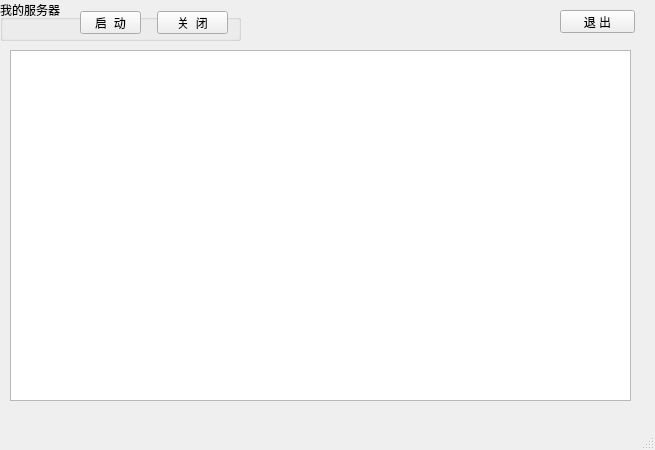
<?xml version="1.0" encoding="UTF-8"?>
<ui version="4.0">
 <class>MainWindow</class>
 <widget class="QMainWindow" name="MainWindow">
  <property name="geometry">
   <rect>
    <x>0</x>
    <y>0</y>
    <width>655</width>
    <height>450</height>
   </rect>
  </property>
  <property name="windowTitle">
   <string>我的服务器</string>
  </property>
  <widget class="QWidget" name="centralwidget">
   <widget class="QGroupBox" name="groupBox">
    <property name="geometry">
     <rect>
      <x>0</x>
      <y>0</y>
      <width>241</width>
      <height>41</height>
     </rect>
    </property>
    <property name="title">
     <string>我的服务器</string>
    </property>
    <widget class="QPushButton" name="pB_start">
     <property name="geometry">
      <rect>
       <x>80</x>
       <y>11</y>
       <width>61</width>
       <height>23</height>
      </rect>
     </property>
     <property name="text">
      <string>启  动</string>
     </property>
    </widget>
    <widget class="QPushButton" name="pB_close">
     <property name="geometry">
      <rect>
       <x>157</x>
       <y>11</y>
       <width>71</width>
       <height>23</height>
      </rect>
     </property>
     <property name="text">
      <string>关  闭</string>
     </property>
    </widget>
   </widget>
   <widget class="QPushButton" name="pB_exit">
    <property name="geometry">
     <rect>
      <x>560</x>
      <y>10</y>
      <width>75</width>
      <height>23</height>
     </rect>
    </property>
    <property name="text">
     <string>退 出</string>
    </property>
   </widget>
   <widget class="QWidget" name="verticalLayoutWidget">
    <property name="geometry">
     <rect>
      <x>10</x>
      <y>50</y>
      <width>621</width>
      <height>351</height>
     </rect>
    </property>
    <layout class="QVBoxLayout" name="verticalLayout">
     <item>
      <widget class="QTableView" name="tabV_tip"/>
     </item>
    </layout>
   </widget>
  </widget>
  <widget class="QMenuBar" name="menubar">
   <property name="geometry">
    <rect>
     <x>0</x>
     <y>0</y>
     <width>655</width>
     <height>23</height>
    </rect>
   </property>
  </widget>
  <widget class="QStatusBar" name="statusbar"/>
 </widget>
 <resources/>
 <connections>
  <connection>
   <sender>pB_start</sender>
   <signal>clicked()</signal>
   <receiver>pB_start</receiver>
   <slot>click()</slot>
   <hints>
    <hint type="sourcelabel">
     <x>99</x>
     <y>40</y>
    </hint>
    <hint type="destinationlabel">
     <x>99</x>
     <y>40</y>
    </hint>
   </hints>
  </connection>
  <connection>
   <sender>pB_close</sender>
   <signal>clicked()</signal>
   <receiver>pB_close</receiver>
   <slot>click()</slot>
   <hints>
    <hint type="sourcelabel">
     <x>183</x>
     <y>47</y>
    </hint>
    <hint type="destinationlabel">
     <x>183</x>
     <y>46</y>
    </hint>
   </hints>
  </connection>
  <connection>
   <sender>pB_exit</sender>
   <signal>clicked()</signal>
   <receiver>pB_exit</receiver>
   <slot>close()</slot>
   <hints>
    <hint type="sourcelabel">
     <x>593</x>
     <y>39</y>
    </hint>
    <hint type="destinationlabel">
     <x>593</x>
     <y>39</y>
    </hint>
   </hints>
  </connection>
 </connections>
</ui>
